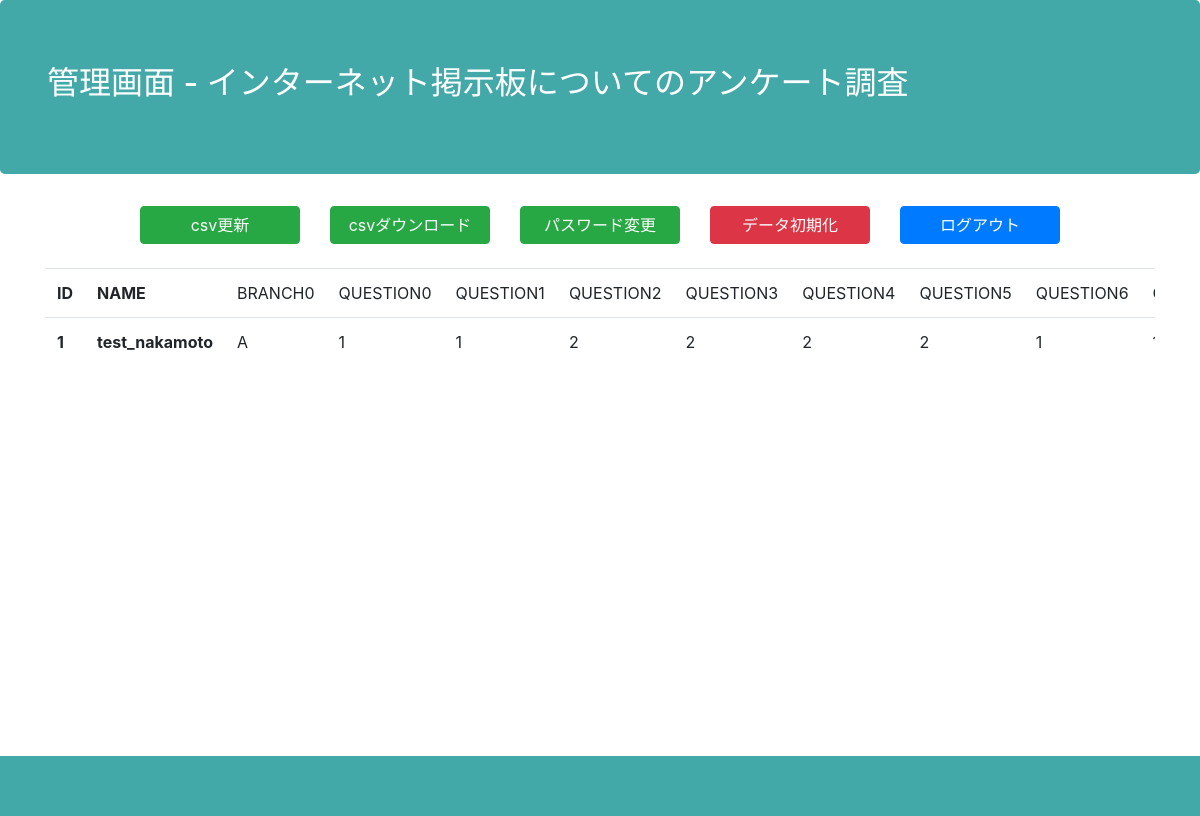
The page /admin (signed in) on the database its author committed.
### questions/models.py (models this page shows)
class Answer(db.Model):
    __tablename__ = 'answers'
    id = db.Column(db.Integer, primary_key=True)
    user_name = db.Column(db.Text)
    for i in range(app.config['BRANCH_NUMBER']):
        exec('branch%d = db.Column(db.Text)' % (i))
    for i in range(app.config['QUESTION_NUMBER']):
        exec('question%d = db.Column(db.Text)' % (i))

### questions/views.py (the view)
@app.route('/admin')
@auth_required
def show():
    answers = Answer.query.all()
    header = '管理画面 - インターネット掲示板についてのアンケート調査'
    footer = ''
    return render_template('admin.html', answers = answers, header=header, footer=footer)

### questions/views.py (called while the page is built)
def auth_required(f):
    @wraps(f)
    def auth_wrap(*args, **kwargs):
        if session.get('administrator') is None:
            return redirect(url_for('auth'))
        return f(*args, **kwargs)
    return auth_wrap

### questions/templates/admin.html (shortened to what this page needs)
{% extends "layout.html" %}
{% block body %}
<div class="row">
    <div class="offset-lg-1 col-lg-2">
        <form action="{{ url_for('output') }}" method=post>
            <input type=submit class="btn btn-success btn-block" value=csv更新>
        </form>
    </div>
    <div class="col-lg-2">
        <form action="{{ url_for('download') }}" method=post>
            <input type=submit class="btn btn-success btn-block" value=csvダウンロード>
        </form>
    </div>
    <div class="col-lg-2">
        <button type="button" class="btn btn-success btn-block" data-toggle="modal" data-target="#change">
            パスワード変更
        </button>
    </div>
    <div class="col-lg-2">
        <button type="button" class="btn btn-danger btn-block" data-toggle="modal" data-target="#destroy">
            データ初期化
        </button>
    </div>
    <div class="col-lg-2">
        <a class="btn btn-primary btn-block" href="{{ url_for('logout') }}" role="button">ログアウト </a>
    </div>
<br>
</div>
<br>
<div class="scroll">
    <table class="table">
        <tr>
            <th>ID</th>
            <th>NAME</th>
            {% for i in range(config['BRANCH_NUMBER']) %}
            <td>BRANCH{{ i }}</td>
            {% endfor %}
            {% for i in range(config['QUESTION_NUMBER']) %}
            <td>QUESTION{{ i }}</td>
            {% endfor %}
        </tr>
        {% for answer in answers %}
        <tr>
            <th>{{ answer.id }}</th>
            <th>{{ answer.user_name }}</th>
            <td>{{ answer.branch0 }}</td>
            <td>{{ answer.question0 }}</td>
            <td>{{ answer.question1 }}</td>
            <td>{{ answer.question2 }}</td>
            <td>{{ answer.question3 }}</td>
            <td>{{ answer.question4 }}</td>
            <td>{{ answer.question5 }}</td>
            <td>{{ answer.question6 }}</td>
            <td>{{ answer.question7 }}</td>
        </tr>
        {% else %}
        <tr>No Answer</tr>
        {% endfor %}
    </table>
</div>
{% endblock %}

### questions/templates/layout.html (shortened to what this page needs)
<!DOCTYPE html>
<html>
    <head>
        <link rel="stylesheet" href="https://maxcdn.bootstrapcdn.com/bootstrap/4.0.0/css/bootstrap.min.css">
        <link rel="stylesheet" type="text/css" href="{{ url_for('static', filename='css/style.css') }}">
    </head>
    <body>
        <div id="content">
            <div class="jumbotron">
                <div class="container">
                    <h2>{{ header }}</h2>
                </div>
            </div>
            <div class="container">
                {% block body %}
                {% endblock %}
            </div>
        </div>
        <div id="footer">
        </div>
    </body>
</html>

### questions/static/css/style.css (style rules this page uses)
body { width: 100%; position: relative; height: auto !important; height: 100%; min-height: 100%; }
.scroll { width: 100%; overflow: scroll; }
#content { min-height: calc(100vh - 60px); }
#footer { background-color: #42a9a8 !important; color: #FFF!important; width: 100%; height: 60px; }
.jumbotron { background-color: #42a9a8 !important; color: #FFF!important; }

### rows shown on the page
Answer: id "1", user_name "test_nakamoto", branch0 "A", question0 "1", question1 "1", question2 "2", question3 "2", question4 "2", question5 "2", question6 "1"

### other values the page prints
{{ header }} "管理画面 - インターネット掲示板についてのアンケート調査"
{{ i }} "0"
{{ i }} "0" "1" "2" "3" "4" "5" "6"
